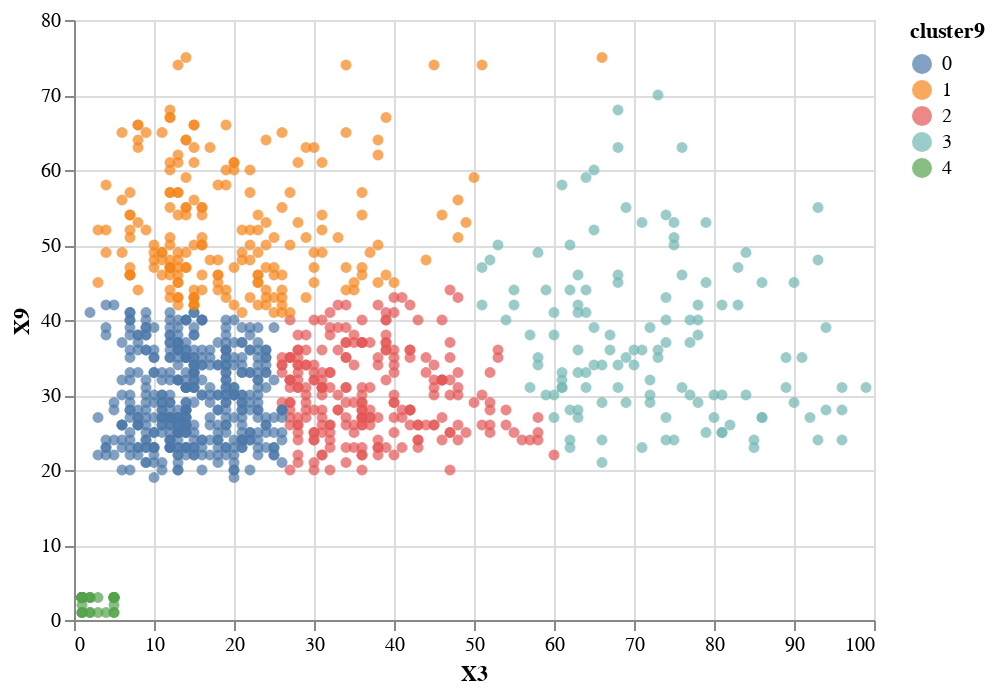

Notebook cell for this chart:
### Code cell
scatter_plot = alt.Chart(df).mark_circle().encode(x='X3', y='X9',color='cluster9:N', tooltip=['X1', 'cluster3', 'X3', 'X9']).interactive()
scatter_plot

### Figure 1 — Vega-Lite specification as saved in the notebook (floating-point values rounded to 4 significant figures; data arrays with more than 128 entries replaced by an {"elided": "..."} marker saying what was removed)
{"config": {"view": {"continuousWidth": 400, "continuousHeight": 300}}, "data": {"name": "data-39e5710d10ab7a169ba32f9dfa38fd78"}, "mark": "circle", "encoding": {"color": {"type": "nominal", "field": "cluster9"}, "tooltip": [{"type": "quantitative", "field": "X1"}, {"type": "quantitative", "field": "cluster3"}, {"type": "quantitative", "field": "X3"}, {"type": "quantitative", "field": "X9"}], "x": {"type": "quantitative", "field": "X3"}, "y": {"type": "quantitative", "field": "X9"}}, "selection": {"selector010": {"type": "interval", "bind": "scales", "encodings": ["x", "y"]}}, "$schema": "https://vega.github.io/schema/vega-lite/v4.8.1.json", "datasets": {"data-39e5710d10ab7a169ba32f9dfa38fd78": {"elided": "1000 records"}}}
